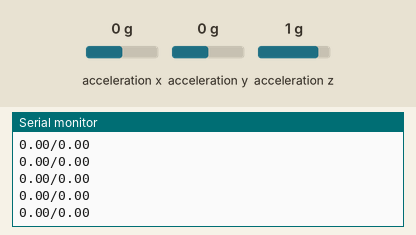
Simulated run of this sketch. Board: Arduino Uno, built with avr-gcc and run on an emulated ATmega328P. Shown: the last lines printed to the serial monitor. Wiring (inferred from the names in the program): ADXL345 accelerometer at I2C address 0x53. The inputs (shaded band) are chosen by the test bench; at power-on: acceleration z 1 g, acceleration x 0 g, acceleration y 0 g.

Above: at 1.2 s.
1.3 s: acceleration z set to 0 g
At 1.36 s:
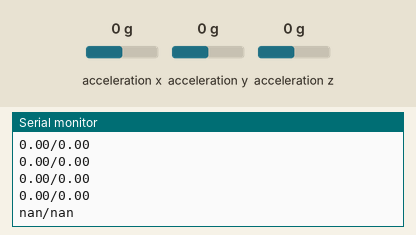
3.2 s: acceleration x set to -1.4 g
At 3.21 s:
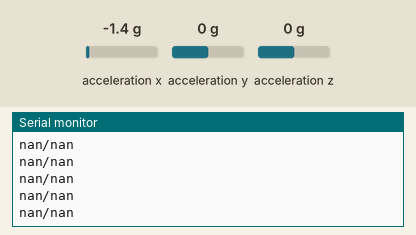
4.7 s: acceleration y set to -1.4 g
At 4.72 s:
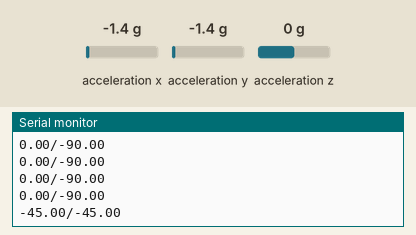
Timing chart, 0 to 7.7 s (numbered marks = the images above; inputs shaded):
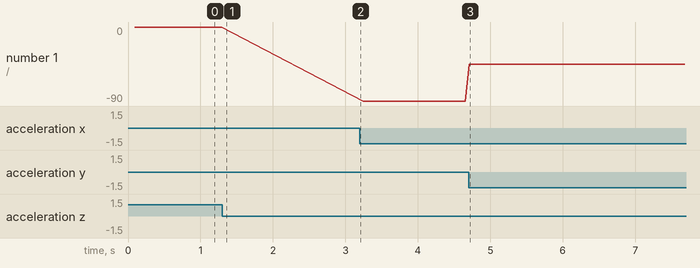

Measured:
- after the input at 1.3 s, the serial monitor: prints a new line at once (image 1)
- after the input at 4.7 s, the serial monitor: prints a new line at once (image 3)
- plotted number 1: 0 → -90 after the input at 3.2 s, -90 → -45 after the input at 4.7 s

The sketch:

MQTT_arduino_sketch.ino
```cpp
/*
    Arduino and ADXL345 Accelerometer - Adapted from the 3D Visualization Example
     by Dejan, https://howtomechatronics.com
*/

#include <Wire.h>  // Wire library - used for I2C communication

int ADXL345 = 0x53; // The ADXL345 sensor I2C address

float X_out, Y_out, Z_out;  // Outputs
float roll,pitch,rollF,pitchF=0;

void setup() {
  Serial.begin(9600); // Initiate serial communication for printing the results on the Serial monitor

  Wire.begin(); // Initiate the Wire library
  // Set ADXL345 in measuring mode
  Wire.beginTransmission(ADXL345); // Start communicating with the device
  Wire.write(0x2D); // Access/ talk to POWER_CTL Register - 0x2D
  // Enable measurement
  Wire.write(8); // Bit D3 High for measuring enable (8dec -> 0000 1000 binary)
  Wire.endTransmission();
  delay(10);

  //Off-set Calibration
  //X-axis
  Wire.beginTransmission(ADXL345);
  Wire.write(0x1E);
  Wire.write(1);
  Wire.endTransmission();
  delay(10);
  //Y-axis
  Wire.beginTransmission(ADXL345);
  Wire.write(0x1F);
  Wire.write(-2);
  Wire.endTransmission();
  delay(10);

  //Z-axis
  Wire.beginTransmission(ADXL345);
  Wire.write(0x20);
  Wire.write(-9);
  Wire.endTransmission();
  delay(10);
}

void loop() {
  delay(50);
  // === Read acceleromter data === //
  Wire.beginTransmission(ADXL345);
  Wire.write(0x32); // Start with register 0x32 (ACCEL_XOUT_H)
  Wire.endTransmission(false);
  Wire.requestFrom(ADXL345, 6, true); // Read 6 registers total, each axis value is stored in 2 registers
  X_out = ( Wire.read() | Wire.read() << 8); // X-axis value
  X_out = X_out / 256; //For a range of +-2g, we need to divide the raw values by 256, according to the datasheet
  Y_out = ( Wire.read() | Wire.read() << 8); // Y-axis value
  Y_out = Y_out / 256;
  Z_out = ( Wire.read() | Wire.read() << 8); // Z-axis value
  Z_out = Z_out / 256;

  // Calculate Roll and Pitch (rotation around X-axis, rotation around Y-axis)
  roll = atan(Y_out / sqrt(pow(X_out, 2) + pow(Z_out, 2))) * 180 / PI;
  pitch = atan(X_out / sqrt(pow(Y_out, 2) + pow(Z_out, 2))) * 180 / PI;

  // Low-pass filter
  //rollF = 0.94 * rollF + 0.06 * roll;
  //pitchF = 0.94 * pitchF + 0.06 * pitch;

  Serial.print(roll);
  Serial.print("/");
  Serial.println(pitch);
}
```
